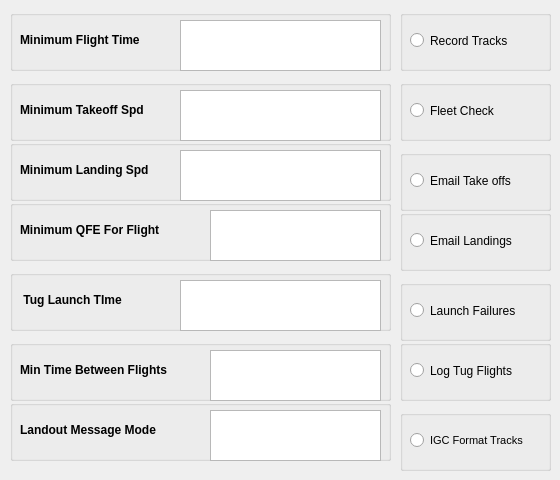
    <widget class="QWidget" name="FLight_Config">
     <attribute name="title">
      <string>Flight Config</string>
     </attribute>
     <widget class="QGroupBox" name="MinFlightTimeBox">
      <property name="geometry">
       <rect>
        <x>10</x>
        <y>10</y>
        <width>381</width>
        <height>61</height>
       </rect>
      </property>
      <property name="toolTip">
       <string>&lt;html&gt;&lt;head/&gt;&lt;body&gt;&lt;p&gt;Flight duration less than which is not considered a flight. Format hh:mm:ss&lt;/p&gt;&lt;/body&gt;&lt;/html&gt;</string>
      </property>
      <property name="title">
       <string/>
      </property>
      <widget class="QLabel" name="MinFlightTimeLabel">
       <property name="geometry">
        <rect>
         <x>10</x>
         <y>20</y>
         <width>151</width>
         <height>20</height>
        </rect>
       </property>
       <property name="font">
        <font>
         <pointsize>9</pointsize>
         <weight>75</weight>
         <bold>true</bold>
        </font>
       </property>
       <property name="text">
        <string>Minimum Flight Time</string>
       </property>
      </widget>
      <widget class="QTextEdit" name="MinFlightTime">
       <property name="geometry">
        <rect>
         <x>170</x>
         <y>10</y>
         <width>201</width>
         <height>51</height>
        </rect>
       </property>
      </widget>
     </widget>
     <widget class="QGroupBox" name="RecordTracksBox">
      <property name="geometry">
       <rect>
        <x>400</x>
        <y>10</y>
        <width>151</width>
        <height>61</height>
       </rect>
      </property>
      <property name="toolTip">
       <string>&lt;html&gt;&lt;head/&gt;&lt;body&gt;&lt;p&gt;Whether flight tracks are to be recorded&lt;/p&gt;&lt;/body&gt;&lt;/html&gt;</string>
      </property>
      <property name="title">
       <string/>
      </property>
      <widget class="QRadioButton" name="RecordTracksRadioButton">
       <property name="geometry">
        <rect>
         <x>10</x>
         <y>20</y>
         <width>141</width>
         <height>21</height>
        </rect>
       </property>
       <property name="toolTip">
        <string>&lt;html&gt;&lt;head/&gt;&lt;body&gt;&lt;p&gt;Record flight tracks Y|N&lt;/p&gt;&lt;/body&gt;&lt;/html&gt;</string>
       </property>
       <property name="text">
        <string>Record Tracks</string>
       </property>
      </widget>
     </widget>
     <widget class="QGroupBox" name="FleetCheckBox">
      <property name="geometry">
       <rect>
        <x>400</x>
        <y>80</y>
        <width>151</width>
        <height>61</height>
       </rect>
      </property>
      <property name="toolTip">
       <string>&lt;html&gt;&lt;head/&gt;&lt;body&gt;&lt;p&gt;Whether to only record flights in a specified fleet&lt;/p&gt;&lt;/body&gt;&lt;/html&gt;</string>
      </property>
      <property name="title">
       <string/>
      </property>
      <widget class="QRadioButton" name="FleetCheckRadioButton">
       <property name="geometry">
        <rect>
         <x>10</x>
         <y>20</y>
         <width>141</width>
         <height>21</height>
        </rect>
       </property>
       <property name="toolTip">
        <string>&lt;html&gt;&lt;head/&gt;&lt;body&gt;&lt;p&gt;Check for membership of fleet, Y|N&lt;/p&gt;&lt;/body&gt;&lt;/html&gt;</string>
       </property>
       <property name="text">
        <string>Fleet Check</string>
       </property>
      </widget>
     </widget>
     <widget class="QGroupBox" name="MinFlightQFEBox">
      <property name="geometry">
       <rect>
        <x>10</x>
        <y>200</y>
        <width>381</width>
        <height>61</height>
       </rect>
      </property>
      <property name="toolTip">
       <string>&lt;html&gt;&lt;head/&gt;&lt;body&gt;&lt;p&gt;Minimum altitude in metres attained for inclusion as a flight after takeoff&lt;/p&gt;&lt;/body&gt;&lt;/html&gt;</string>
      </property>
      <property name="title">
       <string/>
      </property>
      <widget class="QLabel" name="MinFlightQFELabel">
       <property name="geometry">
        <rect>
         <x>10</x>
         <y>20</y>
         <width>181</width>
         <height>20</height>
        </rect>
       </property>
       <property name="font">
        <font>
         <pointsize>9</pointsize>
         <weight>75</weight>
         <bold>true</bold>
        </font>
       </property>
       <property name="text">
        <string>Minimum QFE For Flight</string>
       </property>
      </widget>
      <widget class="QTextEdit" name="MinFlightQFE">
       <property name="geometry">
        <rect>
         <x>200</x>
         <y>10</y>
         <width>171</width>
         <height>51</height>
        </rect>
       </property>
      </widget>
     </widget>
     <widget class="QGroupBox" name="MinFlightTakeoffVBox">
      <property name="geometry">
       <rect>
        <x>10</x>
        <y>80</y>
        <width>381</width>
        <height>61</height>
       </rect>
      </property>
      <property name="toolTip">
       <string>&lt;html&gt;&lt;head/&gt;&lt;body&gt;&lt;p&gt;Minimum Vertical velocity to be considered as having left the ground&lt;/p&gt;&lt;/body&gt;&lt;/html&gt;</string>
      </property>
      <property name="title">
       <string/>
      </property>
      <widget class="QLabel" name="MinFlightTakeoffVLabel">
       <property name="geometry">
        <rect>
         <x>10</x>
         <y>20</y>
         <width>151</width>
         <height>20</height>
        </rect>
       </property>
       <property name="font">
        <font>
         <pointsize>9</pointsize>
         <weight>75</weight>
         <bold>true</bold>
        </font>
       </property>
       <property name="text">
        <string>Minimum Takeoff Spd</string>
       </property>
      </widget>
      <widget class="QTextEdit" name="MinFlightTakeoffVelocity">
       <property name="geometry">
        <rect>
         <x>170</x>
         <y>10</y>
         <width>201</width>
         <height>51</height>
        </rect>
       </property>
      </widget>
     </widget>
     <widget class="QGroupBox" name="MinFlightLandingVBox">
      <property name="geometry">
       <rect>
        <x>10</x>
        <y>140</y>
        <width>381</width>
        <height>61</height>
       </rect>
      </property>
      <property name="toolTip">
       <string>&lt;html&gt;&lt;head/&gt;&lt;body&gt;&lt;p&gt;Minimum horizontal velocity below which flight is considered to have landed&lt;/p&gt;&lt;/body&gt;&lt;/html&gt;</string>
      </property>
      <property name="title">
       <string/>
      </property>
      <widget class="QLabel" name="MinFlightLandingVLabel">
       <property name="geometry">
        <rect>
         <x>10</x>
         <y>20</y>
         <width>161</width>
         <height>20</height>
        </rect>
       </property>
       <property name="font">
        <font>
         <pointsize>9</pointsize>
         <weight>75</weight>
         <bold>true</bold>
        </font>
       </property>
       <property name="text">
        <string>Minimum Landing Spd</string>
       </property>
      </widget>
      <widget class="QTextEdit" name="MinFlightLandingVelocity">
       <property name="geometry">
        <rect>
         <x>170</x>
         <y>10</y>
         <width>201</width>
         <height>51</height>
        </rect>
       </property>
      </widget>
     </widget>
     <widget class="QGroupBox" name="MinTugLaunchBox">
      <property name="geometry">
       <rect>
        <x>10</x>
        <y>270</y>
        <width>381</width>
        <height>61</height>
       </rect>
      </property>
      <property name="toolTip">
       <string>&lt;html&gt;&lt;head/&gt;&lt;body&gt;&lt;p&gt;Time in seconds between tug and glider takeoff time to be considered a tug launch&lt;/p&gt;&lt;/body&gt;&lt;/html&gt;</string>
      </property>
      <property name="title">
       <string/>
      </property>
      <widget class="QLabel" name="MinTugLaunchLabel">
       <property name="geometry">
        <rect>
         <x>10</x>
         <y>20</y>
         <width>151</width>
         <height>20</height>
        </rect>
       </property>
       <property name="font">
        <font>
         <pointsize>9</pointsize>
         <weight>75</weight>
         <bold>true</bold>
        </font>
       </property>
       <property name="toolTip">
        <string>&lt;html&gt;&lt;head/&gt;&lt;body&gt;&lt;p&gt;Time in seconds between tug and glider takeoff time to be considered a tug launch&lt;/p&gt;&lt;/body&gt;&lt;/html&gt;</string>
       </property>
       <property name="text">
        <string> Tug Launch TIme</string>
       </property>
      </widget>
      <widget class="QTextEdit" name="MinTugLaunchTIme">
       <property name="geometry">
        <rect>
         <x>170</x>
         <y>10</y>
         <width>201</width>
         <height>51</height>
        </rect>
       </property>
      </widget>
     </widget>
     <widget class="QGroupBox" name="MinFlightDeltaBox">
      <property name="geometry">
       <rect>
        <x>10</x>
        <y>340</y>
        <width>381</width>
        <height>61</height>
       </rect>
      </property>
      <property name="toolTip">
       <string>&lt;html&gt;&lt;head/&gt;&lt;body&gt;&lt;p&gt;Time difference between flights to be considered as separate flights. In hh:mm:ss (only 00:mm:ss makes sense)&lt;/p&gt;&lt;/body&gt;&lt;/html&gt;</string>
      </property>
      <property name="title">
       <string/>
      </property>
      <widget class="QLabel" name="MinFlightDeltaLabel">
       <property name="geometry">
        <rect>
         <x>10</x>
         <y>20</y>
         <width>191</width>
         <height>20</height>
        </rect>
       </property>
       <property name="font">
        <font>
         <pointsize>9</pointsize>
         <weight>75</weight>
         <bold>true</bold>
        </font>
       </property>
       <property name="text">
        <string>Min Time Between Flights</string>
       </property>
      </widget>
      <widget class="QTextEdit" name="MinFlightDeltaTime">
       <property name="geometry">
        <rect>
         <x>200</x>
         <y>10</y>
         <width>171</width>
         <height>51</height>
        </rect>
       </property>
      </widget>
     </widget>
     <widget class="QGroupBox" name="LandoutMsgBox">
      <property name="geometry">
       <rect>
        <x>10</x>
        <y>400</y>
        <width>381</width>
        <height>61</height>
       </rect>
      </property>
      <property name="toolTip">
       <string>&lt;html&gt;&lt;head/&gt;&lt;body&gt;&lt;p&gt;Method used for sending Landout messages. Only 'email' is supported.&lt;/p&gt;&lt;/body&gt;&lt;/html&gt;</string>
      </property>
      <property name="title">
       <string/>
      </property>
      <widget class="QLabel" name="LandoutMsgLabel">
       <property name="geometry">
        <rect>
         <x>10</x>
         <y>20</y>
         <width>191</width>
         <height>20</height>
        </rect>
       </property>
       <property name="font">
        <font>
         <pointsize>9</pointsize>
         <weight>75</weight>
         <bold>true</bold>
        </font>
       </property>
       <property name="text">
        <string>Landout Message Mode</string>
       </property>
      </widget>
      <widget class="QTextEdit" name="LandoutMsgMode">
       <property name="geometry">
        <rect>
         <x>200</x>
         <y>10</y>
         <width>171</width>
         <height>51</height>
        </rect>
       </property>
      </widget>
     </widget>
     <widget class="QGroupBox" name="TakeoffEmailBox">
      <property name="geometry">
       <rect>
        <x>400</x>
        <y>150</y>
        <width>151</width>
        <height>61</height>
       </rect>
      </property>
      <property name="toolTip">
       <string>&lt;html&gt;&lt;head/&gt;&lt;body&gt;&lt;p&gt;If checked send an email  for each takeoff&lt;/p&gt;&lt;/body&gt;&lt;/html&gt;</string>
      </property>
      <property name="title">
       <string/>
      </property>
      <widget class="QRadioButton" name="TakeoffEmailButton">
       <property name="geometry">
        <rect>
         <x>10</x>
         <y>20</y>
         <width>141</width>
         <height>21</height>
        </rect>
       </property>
       <property name="toolTip">
        <string>&lt;html&gt;&lt;head/&gt;&lt;body&gt;&lt;p&gt;Check for membership of fleet, Y|N&lt;/p&gt;&lt;/body&gt;&lt;/html&gt;</string>
       </property>
       <property name="text">
        <string>Email Take offs</string>
       </property>
      </widget>
     </widget>
     <widget class="QGroupBox" name="LandingEmailBox">
      <property name="geometry">
       <rect>
        <x>400</x>
        <y>210</y>
        <width>151</width>
        <height>61</height>
       </rect>
      </property>
      <property name="toolTip">
       <string>&lt;html&gt;&lt;head/&gt;&lt;body&gt;&lt;p&gt;If checked send an email  for each landing&lt;/p&gt;&lt;/body&gt;&lt;/html&gt;</string>
      </property>
      <property name="title">
       <string/>
      </property>
      <widget class="QRadioButton" name="LandingEmailButton">
       <property name="geometry">
        <rect>
         <x>10</x>
         <y>20</y>
         <width>141</width>
         <height>21</height>
        </rect>
       </property>
       <property name="toolTip">
        <string>&lt;html&gt;&lt;head/&gt;&lt;body&gt;&lt;p&gt;If checked send an email for each landing&lt;/p&gt;&lt;/body&gt;&lt;/html&gt;</string>
       </property>
       <property name="text">
        <string>Email Landings</string>
       </property>
      </widget>
     </widget>
     <widget class="QGroupBox" name="LaunchFailuresBox">
      <property name="geometry">
       <rect>
        <x>400</x>
        <y>280</y>
        <width>151</width>
        <height>61</height>
       </rect>
      </property>
      <property name="toolTip">
       <string>&lt;html&gt;&lt;head/&gt;&lt;body&gt;&lt;p&gt;Log Launch Failures&lt;/p&gt;&lt;/body&gt;&lt;/html&gt;</string>
      </property>
      <property name="title">
       <string/>
      </property>
      <widget class="QRadioButton" name="LaunchFailuresButton">
       <property name="geometry">
        <rect>
         <x>10</x>
         <y>20</y>
         <width>141</width>
         <height>21</height>
        </rect>
       </property>
       <property name="toolTip">
        <string>&lt;html&gt;&lt;head/&gt;&lt;body&gt;&lt;p&gt;Log Launch Failures&lt;/p&gt;&lt;/body&gt;&lt;/html&gt;</string>
       </property>
       <property name="text">
        <string>Launch Failures</string>
       </property>
      </widget>
     </widget>
     <widget class="QGroupBox" name="LogTugsBox">
      <property name="geometry">
       <rect>
        <x>400</x>
        <y>340</y>
        <width>151</width>
        <height>61</height>
       </rect>
      </property>
      <property name="toolTip">
       <string>&lt;html&gt;&lt;head/&gt;&lt;body&gt;&lt;p&gt;Log Tug FLights if checked&lt;/p&gt;&lt;/body&gt;&lt;/html&gt;</string>
      </property>
      <property name="title">
       <string/>
      </property>
      <widget class="QRadioButton" name="LogTugsButton">
       <property name="geometry">
        <rect>
         <x>10</x>
         <y>20</y>
         <width>141</width>
         <height>21</height>
        </rect>
       </property>
       <property name="toolTip">
        <string>&lt;html&gt;&lt;head/&gt;&lt;body&gt;&lt;p&gt;Log Tug FLights if checked&lt;/p&gt;&lt;/body&gt;&lt;/html&gt;</string>
       </property>
       <property name="text">
        <string>Log Tug Flights</string>
       </property>
      </widget>
     </widget>
     <widget class="QGroupBox" name="IGCFormatTracksBox">
      <property name="geometry">
       <rect>
        <x>400</x>
        <y>410</y>
        <width>151</width>
        <height>61</height>
       </rect>
      </property>
      <property name="toolTip">
       <string>&lt;html&gt;&lt;head/&gt;&lt;body&gt;&lt;p&gt;Log Flights in IGC Format if checked&lt;/p&gt;&lt;/body&gt;&lt;/html&gt;</string>
      </property>
      <property name="title">
       <string/>
      </property>
      <widget class="QRadioButton" name="IGCFormatButton">
       <property name="geometry">
        <rect>
         <x>10</x>
         <y>20</y>
         <width>141</width>
         <height>21</height>
        </rect>
       </property>
       <property name="font">
        <font>
         <pointsize>8</pointsize>
        </font>
       </property>
       <property name="toolTip">
        <string>&lt;html&gt;&lt;head/&gt;&lt;body&gt;&lt;p&gt;Log Flights in IGC Format if checked&lt;/p&gt;&lt;/body&gt;&lt;/html&gt;</string>
       </property>
       <property name="text">
        <string>IGC Format Tracks</string>
       </property>
      </widget>
     </widget>
    </widget>
